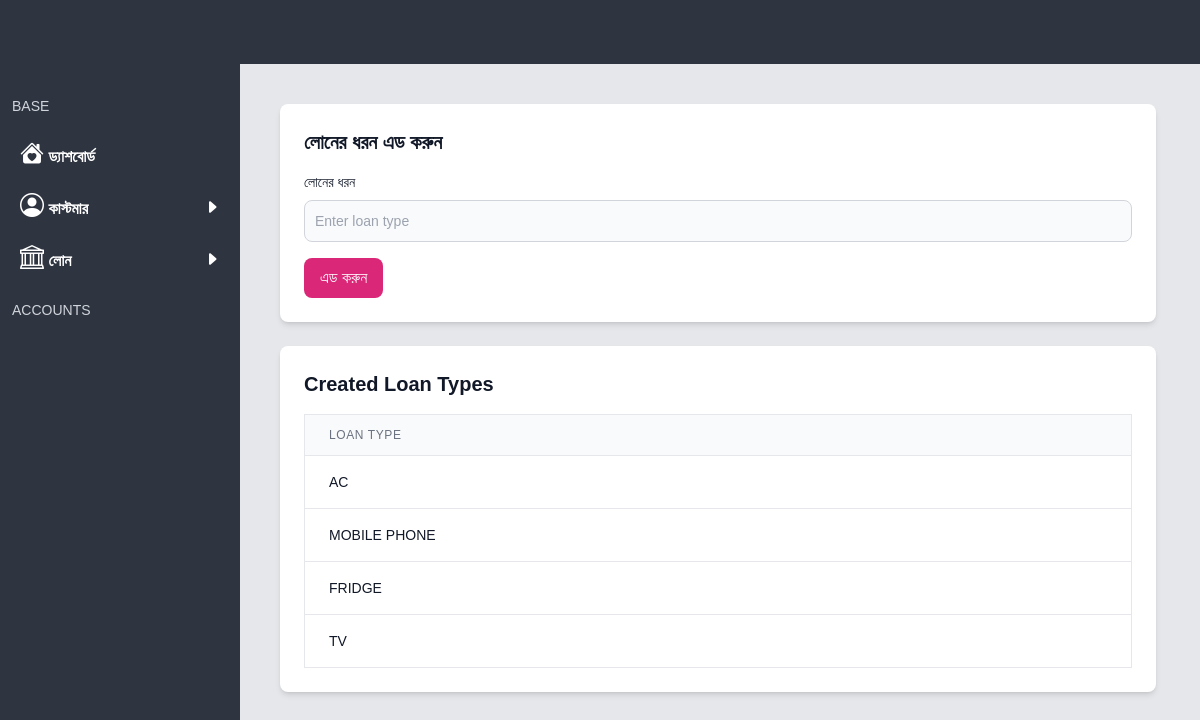
Screenshot of /loans (signed in) with the database file from the repository.
### base/models.py (models this page shows, shortened)
class Base(models.Model):
    created_at = models.DateTimeField(default=timezone.now, editable=False)
    updated_at = models.DateTimeField(auto_now=True)
    class Meta:
        abstract = True

class Loan(Base):
    name = models.CharField(max_length=100)
    price = models.IntegerField(default=0)

### base/views.py (the view)
# urls.py: path('loans', loans)
@onlyuser
def loans(request):
    context = { 'loans':Loan.objects.all().order_by('-id')}
    if request.method == 'POST':
        data = request.POST.get('loan_type')
        c = Loan.objects.create(name=data)
        History.objects.create(comment=f"created a loan type {data}")
        return render(request, 'loan.html', context)
    return render(request, 'loan.html', context)

### templates/loan.html (shortened to what this page needs)
{% extends 'base.html' %}
{% block body %}
    <div class="m-3 md:m-9  space-y-6">
        <div class="bg-white p-6 rounded-lg shadow-md space-y-4">
            <h2 class="text-xl font-semibold text-gray-900">লোনের ধরন এড করুন</h2>
            <form action="/loans" method="POST" class="space-y-4">
                <div>
                    <label for="loan-type" class="block mb-2 text-sm font-medium text-gray-900">লোনের ধরন</label>
                    <input type="text" name="loan_type" id="loan-type" class="bg-gray-50 border border-gray-300 text-gray-900 sm:text-sm rounded-lg focus:ring-primary-600 focus:border-primary-600 block w-full p-2.5" placeholder="Enter loan type" required>
                </div>
                <button type="submit" class="bg-pink-600 text-white font-medium py-2 px-4 rounded-lg hover:bg-pink-700 focus:ring-4 focus:ring-pink-200">
                    এড করুন
                </button>
            </form>
        </div>
        <div class="bg-white p-6 rounded-lg shadow-md space-y-4">
            <h2 class="text-xl font-semibold text-gray-900">Created Loan Types</h2>
            <div class="overflow-x-auto">
                <table class="min-w-full bg-white border border-gray-200">
                    <thead class="table-header">
                        <tr>
                            <th class="px-6 py-3 border-b border-gray-200 text-left text-xs font-medium text-gray-500 uppercase tracking-wider">Loan Type</th>
                        </tr>
                    </thead>
                    <tbody>
                        {% for loan_type in loans %}
                        <tr>
                            <td class="px-6 py-4 border-b border-gray-200 text-sm text-gray-900">{{ loan_type.name }}</td>
                        </tr>
                        {% endfor %}
                    </tbody>
                </table>
            </div>
        </div>
    </div>
{% endblock %}

### templates/base.html (style rules this page uses)
body { font-family: 'SolaimanLipi', Arial, sans-serif !important; }
h1, ul, li, p,.mute, form { font-family: 'SolaimanLipi', sans-serif !important; font-weight: 400 ; font-style: normal; }
.table-header { background-color: #f9fafb; color: #4b5563; }

### rows the page displays
Loan: name "AC"
Loan: name "MOBILE PHONE"
Loan: name "FRIDGE"
Loan: name "TV"
